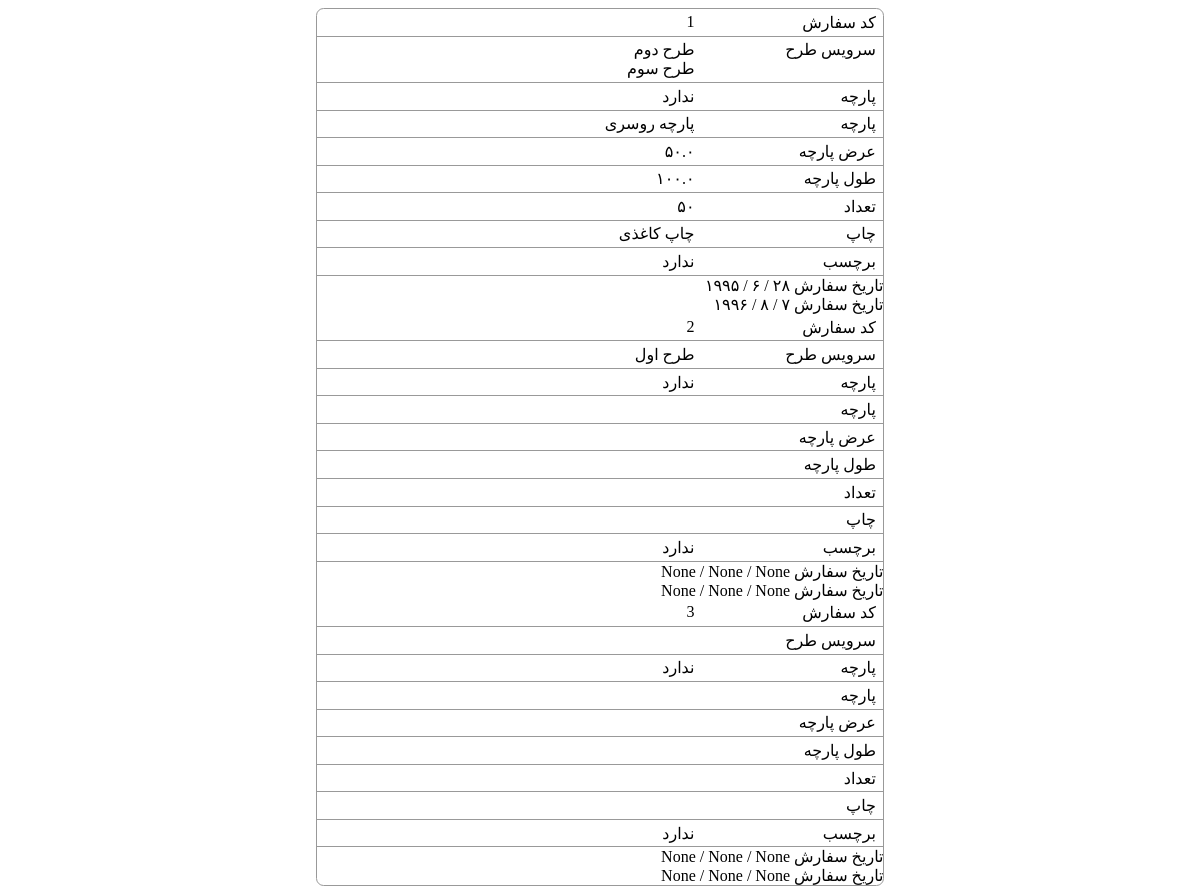
/user/reserves/ (signed in), run on the app's committed database.
### ReserveForm/models.py (models this page shows, shortened)
class ReserveForm(models.Model):
    customer = models.ForeignKey(Customer, verbose_name='مشتری', )
    tarh = models.ImageField(upload_to='tarh/', verbose_name='طرح', blank=True, null=True)
    serviceTarh = models.ManyToManyField('ServiceTarh', verbose_name='خدمات طرح', blank=True)
    hasParche = models.BooleanField(verbose_name='پارچه دارد',)
    parche = models.ForeignKey('Parche',verbose_name='پارچه', blank=True, null=True)
    parcheWidth = models.FloatField(verbose_name='عرض پارچه', blank=True, null=True)
    parcheHeight = models.FloatField(verbose_name='طول پارچه', blank=True, null=True)
    number = models.IntegerField(verbose_name='تعداد', blank=True, null=True)
    typeChap = models.ForeignKey('Chap', verbose_name='چاپ', blank=True, null=True)
    dookht = models.ForeignKey('Dookht', verbose_name='دوخت', blank=True, null=True,)
    hasLabel = models.BooleanField(verbose_name='برچسب دارد', )
    reserveDay = models.IntegerField(choices=dayChoice, verbose_name='روز', blank=True, null=True)
    reserveMonth = models.IntegerField(choices=monthChoice, verbose_name='ماه', blank=True, null=True)
    reserveYear = models.IntegerField(verbose_name='سال', blank=True, null=True)
    deliveryDay = models.IntegerField(choices=dayChoice, verbose_name='روز', blank=True, null=True)
    deliveryMonth = models.IntegerField(choices=monthChoice, verbose_name='ماه', blank=True, null=True)
    deliveryYear = models.IntegerField(verbose_name='سال', blank=True, null=True)
    description = models.TextField(verbose_name='توضیح', blank=True, null=True)
    process = models.ForeignKey('Process', verbose_name='فرایند', blank=True, null=True)
    class Meta:
        verbose_name_plural = "1. سفارش ها"

class ServiceTarh(models.Model):
    name = models.CharField(max_length=100, verbose_name='نام',)
    price = models.IntegerField(verbose_name='قیمت',)
    class Meta:
        verbose_name_plural = '4. خدمات مربوط به طرح'
    def __str__(self):
        return self.name

class Parche(models.Model):
    name = models.CharField(max_length=100, verbose_name='نام',)
    price = models.IntegerField(verbose_name='قیمت', blank=True, null=True)
    class Meta:
        verbose_name_plural = '2. پارچه'

class Chap(models.Model):
    name = models.CharField(max_length=100, verbose_name='نام',)
    price = models.IntegerField(verbose_name='قیمت',)
    class Meta:
        verbose_name_plural = '5. چاپ'
    def __str__(self):
        return self.name

### UserManager/views.py (the view)
# urls.py: url(r'reserves/', view=views.show_reserves, name='ShowReserves'),
@login_required()
def show_reserves(request):
    customer = Customer.objects.get(user=request.user)
    forms = ReserveForm.objects.filter(customer=customer)
    context = {'forms':forms}
    return render(request, 'showReserves.html', context=context)

### ReserveForm/templatetags/toPersian.py (called while the page is built)
@register.filter
def IntegerToPersian(number):
    if number is None:
        return None
    if number==0:
        return '۰'
    persian_number = ''
    while(number>=1):
        digit = number%10
        persian_number = toPersianDigit(digit)+persian_number
        number = int(number/10)
    return persian_number

@register.filter
def FloatToPersian(number):
    if number is None:
        return None
    if (type(number) is int):
        return IntegerToPersian(number)
    numbers = str(number).split('.')
    integer_number = IntegerToPersian(int(numbers[0]))
    float_number = IntegerToPersian(int(numbers[1]))
    return integer_number+'.'+float_number

def toPersianDigit(digit):
    if digit is None:
        return None
    if digit==1:
        return '۱'
    if digit==2:
        return '۲'
    if digit==3:
        return '۳'
    if digit==4:
        return '۴'
    if digit==5:
        return '۵'
    if digit==6:
        return '۶'
    if digit==7:
        return '۷'
    if digit==8:
        return '۸'
    if digit==9:
        return '۹'
    if digit==0:
        return '۰'

### templates/showReserves.html (shortened to what this page needs)
<!DOCTYPE html>
{% load toPersian %}
{% load static %}
<html lang="en">
<head>
    <link rel="stylesheet" type="text/css" href="{% static 'css/showReserves.css' %}">
</head>
<body>
<div id="main-wrapper">
    <div id="reserves-wrapper">
        {% for form in forms %}
            <div class="reserve-id list-row"><div class="title">کد سفارش</div><div class="value">{{ form.id }}</div></div>
            <div class="service-tarh list-row"><div class="title">سرویس طرح</div><div class="value">
                {% for service in form.serviceTarh.all %}
                    <div>
                        {{ service }}
                    </div>
                {% endfor %}
            </div></div>
            <div class="has-parche list-row"><div class="title">پارچه</div><div class="value">
                {% if form.has_parche %}
                    دارد
                {% else %}
                    ندارد
                {% endif %}
            </div></div>
            <div class="parche list-row"><div class="title">پارچه</div><div class="value">
                {% if form.parche.name %}
                    {{ form.parche.name }}
                {% endif %}
            </div></div>
            <div class="parche-width list-row"><div class="title">عرض پارچه</div><div class="value">
                {% if form.parcheWidth %}
                    {{ form.parcheWidth|FloatToPersian }}
                {% endif %}
            </div></div>
            <div class="parche-height list-row"><div class="title">طول پارچه</div><div class="value">
                {% if form.parcheWidth %}
                    {{ form.parcheHeight|FloatToPersian }}
                {% endif %}
            </div></div>
            <div class="number list-row"><div class="title">تعداد</div><div class="value">
                {% if form.number %}
                    {{ form.number|IntegerToPersian }}
                {% endif %}
            </div></div>
            <div class="chap list-row"><div class="title">چاپ</div><div class="value">
                {% if form.typeChap %}
                {{ form.typeChap }}
                {% endif %}
            </div></div>
            <div class="has-label list-row"><div class="title">برچسب</div><div class="value">
                {% if form.has_label %}
                    دارد
                {% else %}
                    ندارد
                {% endif %}
            </div></div>
            <div class="reserve-date">
                <div class="title">تاریخ سفارش</div>
                <div class="day">{{ form.reserveDay|IntegerToPersian }} /</div>
                <div class="month">{{ form.reserveMonth|IntegerToPersian }} /</div>
                <div class="year">{{ form.reserveYear|IntegerToPersian }}</div>
            </div>
            <div class="delivery-date">
                <div class="title">تاریخ سفارش</div>
                <div class="day">{{ form.deliveryDay|IntegerToPersian }} /</div>
                <div class="month">{{ form.deliveryMonth|IntegerToPersian }} /</div>
                <div class="year">{{ form.deliveryYear|IntegerToPersian }}</div>
            </div>
        {% endfor %}
    </div>
</div>
</body>
</html>

### static/css/showReserves.css (style rules this page uses)
#main-wrapper { min-height: 20cm; min-width: 30cm; }
#reserves-wrapper { min-width: 15cm; width: 15cm; margin: 0 auto; border-radius: 0.2cm; border: solid 1px #999999; }
.list-row { width: 100%; border-bottom: solid 1px #999999; direction: rtl; overflow: hidden; }
.list-row .title { width: 4.5cm; height: 100%; float: right; padding: 0.1cm 0.2cm 0.1cm 0; }
.list-row .value { float: left; height: 100%; width: 10cm; padding: 0.1cm 0.2cm 0.1cm 0; }
.reserve-date { direction: rtl; }
.reserve-date div { display: inline-block; }
.delivery-date { direction: rtl; }
.delivery-date div { display: inline-block; }

### data on the page
ReserveForm: id "1", parche.name "پارچه روسری", parcheWidth|FloatToPersian "۵۰.۰", parcheHeight|FloatToPersian "۱۰۰.۰", number|IntegerToPersian "۵۰", typeChap "چاپ کاغذی", reserveDay|IntegerToPersian "۲۸", reserveMonth|IntegerToPersian "۶", reserveYear|IntegerToPersian "۱۹۹۵", deliveryDay|IntegerToPersian "۷", deliveryMonth|IntegerToPersian "۸", deliveryYear|IntegerToPersian "۱۹۹۶"
ServiceTarh: name "طرح دوم"
ServiceTarh: name "طرح سوم"
ReserveForm: id "2", reserveDay|IntegerToPersian "None", reserveMonth|IntegerToPersian "None", reserveYear|IntegerToPersian "None", deliveryDay|IntegerToPersian "None", deliveryMonth|IntegerToPersian "None", deliveryYear|IntegerToPersian "None"
ServiceTarh: name "طرح اول"
ReserveForm: id "3", reserveDay|IntegerToPersian "None", reserveMonth|IntegerToPersian "None", reserveYear|IntegerToPersian "None", deliveryDay|IntegerToPersian "None", deliveryMonth|IntegerToPersian "None", deliveryYear|IntegerToPersian "None"
